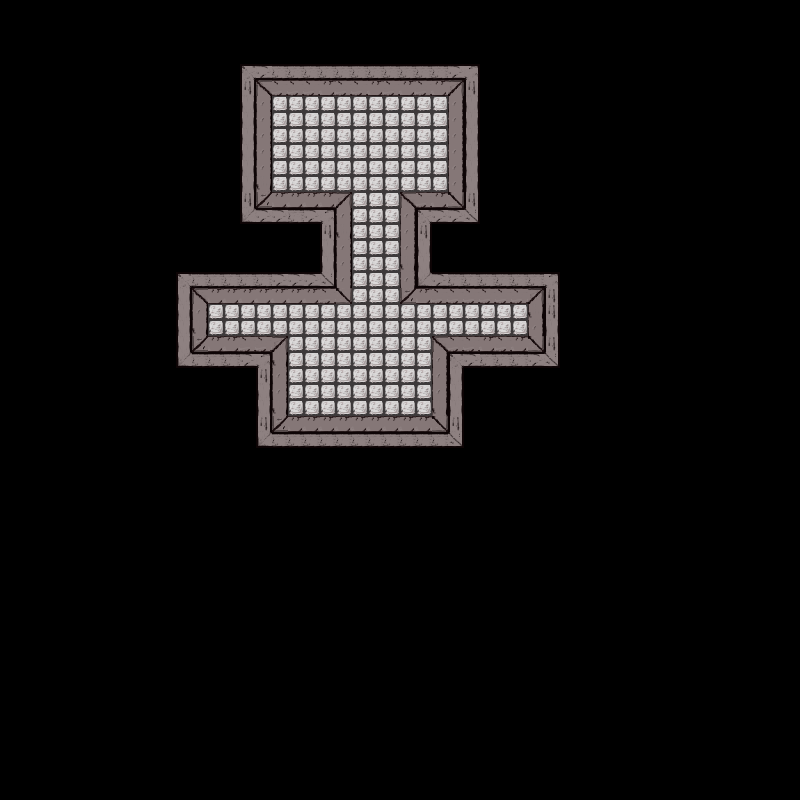

Tiled map render using the project's own tile images. Description and the map definition, with tile-layer contents summarised, below:
An orthogonal 50x50 tile map with 16x16 px tiles, 1 tile layer (Calque de Tile 1), 5 tilesets.

<map version="1.0" orientation="orthogonal" renderorder="left-up" width="50" height="50" tilewidth="16" tileheight="16" nextobjectid="1">
 <tileset firstgid="1" name="tilesetentier" tilewidth="16" tileheight="16" tilecount="961">
  <image source="tuiles/tilesetentier.png" width="500" height="500" />
 </tileset>
 <tileset firstgid="962" name="tilesetentier" tilewidth="16" tileheight="16" tilecount="961">
  <image source="tuiles/tilesetentier.png" width="500" height="500" />
 </tileset>
 <tileset firstgid="1923" name="tilesetentier" tilewidth="16" tileheight="16" tilecount="961">
  <image source="tuiles/tilesetentier.png" width="500" height="500" />
 </tileset>
 <tileset firstgid="2884" name="tilesetentier" tilewidth="16" tileheight="16" tilecount="961">
  <image source="tuiles/tilesetentier.png" width="500" height="500" />
 </tileset>
 <tileset firstgid="3845" name="tilesetentier" tilewidth="16" tileheight="16" tilecount="961">
  <image source="tuiles/tilesetentier.png" width="500" height="500" />
 </tileset>
 <layer name="Calque de Tile 1" width="50" height="50">
  <data>[2500 cells, 380 non-empty, 35 distinct tile ids]</data>
 </layer>
</map>
